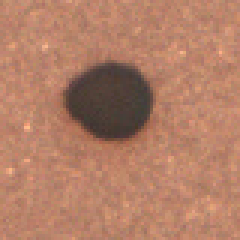
#> input picture 機器視覺/AOI影像/NG/Perfect Defect - NG/14a890202k0_L13_0123b_012610a_387_0_ROI0_OPOK.png, 80 x 80 px (shown 3 times larger); its folder holds 4 pictures in this run
$ python Self_Testing_Version0.py
#> lines starting #> are read from the running program, lines starting #| are printed output that depends on the picture; after the words box and inside, x2 and y2 are one past the last pixel; in counts of white or black regions, pixels touching at a corner belong together; pictures that were not available may be replaced by others from this repository, and a replacement may not be noted
# -*- coding: utf-8 -*-
"""
Created on Mon May 29 10:57:02 2023

@author: acer0
"""

import cv2
import os
import numpy as np

os.chdir(r"D:\哲平\北科大_碩班_AI學程\碩一課程\314337 類神經網路\期末報告\AOI影像")

# TODO: NG 有瑕疵的電路板
folder1 = './NG/Perfect Defect - NG'
folder2 = './NG/Perfect Defect CAM - NG'

# 讀取兩個文件夾中的文件
files1 = os.listdir(folder1)
files2 = os.listdir(folder2)

# [11 lines of commented-out code are left out]


def dHash(img):
    # 差值哈希算法 缩放8*8
    img = cv2.resize(img, (8, 8))
    hash_str = ''
    # 每行前一个像素大于后一个像素为1，相反为0，生成哈希
    for i in range(8):
        for j in range(7):
            if img[i, j] > img[i, j+1]:
                hash_str = hash_str+'1'
            else:
                hash_str = hash_str+'0'
    return hash_str

# 建立 比對OK的list
compared_files = []

# 逐一比較每個文件
for i in range(len(files1)):
    imgOri = cv2.imread(os.path.join(folder1, files1[i]))
#> imgOri is the input picture: shape (80, 80, 3); mean B, G, R 102.6, 126.3, 178.3
    imgCam = cv2.imread(os.path.join(folder2, files2[i]), 0) # CAM + 灰階
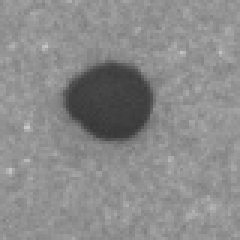
#> imgCam: shape (80, 80) (shown 3 times larger); min 55, max 201, mean 138.6

    (B1, G1, R1) = cv2.split(imgOri) # 將imgOri 分3通道
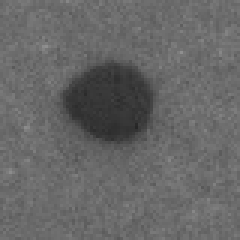
#> B1: shape (80, 80) (shown 3 times larger); min 38, max 143, mean 102.6
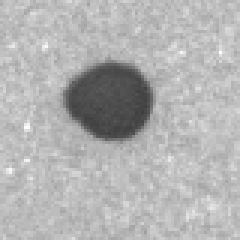
#> R1: shape (80, 80) (shown 3 times larger); min 61, max 255, mean 178.3

### 影像前處理 ###

    # 中值濾波器 5x5
    imgOri = cv2.medianBlur(R1, 5) # 將imgOri 取R通道
#> imgOri: shape (80, 80)
    imgCam = cv2.medianBlur(imgCam, 5)

    # 高斯濾波
    imgOri = cv2.GaussianBlur(imgOri, (5, 5), 0)
    imgCam = cv2.GaussianBlur(imgCam, (5, 5), 0)

    # 中值濾波器 3x3
    imgOri = cv2.medianBlur(imgOri, 3)
    imgCam = cv2.medianBlur(imgCam, 3)

    # 邊緣強化 Ori
    sigma = 25
    blur_img = cv2.GaussianBlur(imgOri, (0, 0), sigma)
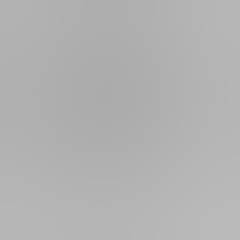
#> blur_img: shape (80, 80) (shown 3 times larger); min 171, max 186, mean 177.7
        # 以原圖 : 模糊圖片= 1.5 : -0.5 的比例進行混合
    imgOri = cv2.addWeighted(imgOri, 1.5, blur_img, -0.5, 0)
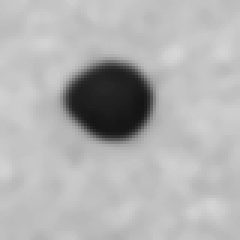
#> imgOri: shape (80, 80) (shown 3 times larger); min 20, max 213, mean 178


    # Cam 二值化
    ret2, threshCam = cv2.threshold(imgCam, 140, 255, cv2.THRESH_BINARY)
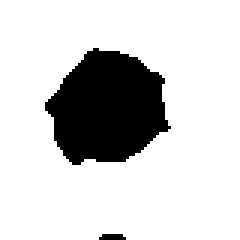
#> threshCam: shape (80, 80) (shown 3 times larger); 81.8% white; 2 black regions (1 under 20 px), largest, box (x1, y1, x2, y2) and area: (15, 16, 57, 55) 1149

    # dHash比對
    hashOri = dHash(imgOri)
    hashCam = dHash(imgCam)
    diff = sum(ch1 != ch2 for ch1, ch2 in zip(hashOri, hashCam))
#> diff = 8

    if diff > 10:
        # Ori 二值化
        print(diff)
        ret1, threshOri = cv2.threshold(imgOri, 125, 255, cv2.THRESH_BINARY)


        combined_img = cv2.hconcat([imgOri, threshOri, threshCam])
        cv2.imshow('Combined Images', combined_img)
        cv2.waitKey(0)


    # 將差異小於10的圖片加入OK list
    else:
        print('相似',diff)
#| 相似 8
        compared_files.append(files1[i])
        combined_img = cv2.hconcat([imgOri, imgCam, threshCam])
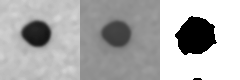
#> combined_img: shape (80, 240); min 0, max 255, mean 175
#> (the run stopped early here; a loop or call above may not have finished)
